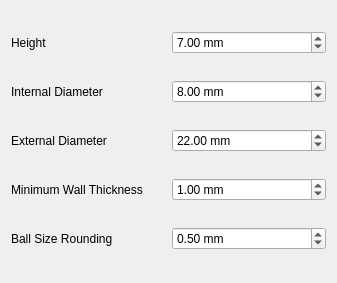
<?xml version="1.0" encoding="UTF-8"?>
<ui version="4.0">
 <class>Widget</class>
 <widget class="QWidget" name="Widget">
  <property name="geometry">
   <rect>
    <x>0</x>
    <y>0</y>
    <width>337</width>
    <height>283</height>
   </rect>
  </property>
  <property name="windowTitle">
   <string>Ball Bearing Creator</string>
  </property>
  <layout class="QGridLayout" name="gridLayout">
   <item row="0" column="0">
    <widget class="QLabel" name="label">
     <property name="text">
      <string>Height</string>
     </property>
    </widget>
   </item>
   <item row="0" column="1">
    <widget class="QDoubleSpinBox" name="B_Height">
     <property name="specialValueText">
      <string/>
     </property>
     <property name="suffix">
      <string> mm</string>
     </property>
     <property name="decimals">
      <number>2</number>
     </property>
     <property name="minimum">
      <double>0.010000000000000</double>
     </property>
     <property name="maximum">
      <double>9999.000000000000000</double>
     </property>
     <property name="singleStep">
      <double>0.010000000000000</double>
     </property>
     <property name="value">
      <double>7.000000000000000</double>
     </property>
    </widget>
   </item>
   <item row="1" column="0">
    <widget class="QLabel" name="label_2">
     <property name="text">
      <string>Internal Diameter</string>
     </property>
    </widget>
   </item>
   <item row="1" column="1">
    <widget class="QDoubleSpinBox" name="Int_Diam">
     <property name="suffix">
      <string> mm</string>
     </property>
     <property name="decimals">
      <number>2</number>
     </property>
     <property name="minimum">
      <double>0.010000000000000</double>
     </property>
     <property name="maximum">
      <double>9999.000000000000000</double>
     </property>
     <property name="singleStep">
      <double>0.010000000000000</double>
     </property>
     <property name="value">
      <double>8.000000000000000</double>
     </property>
    </widget>
   </item>
   <item row="2" column="0">
    <widget class="QLabel" name="label_3">
     <property name="text">
      <string>External Diameter</string>
     </property>
    </widget>
   </item>
   <item row="2" column="1">
    <widget class="QDoubleSpinBox" name="Ext_Diam">
     <property name="suffix">
      <string> mm</string>
     </property>
     <property name="decimals">
      <number>2</number>
     </property>
     <property name="minimum">
      <double>0.010000000000000</double>
     </property>
     <property name="maximum">
      <double>9999.000000000000000</double>
     </property>
     <property name="singleStep">
      <double>0.010000000000000</double>
     </property>
     <property name="value">
      <double>22.000000000000000</double>
     </property>
    </widget>
   </item>
   <item row="3" column="0">
    <widget class="QLabel" name="label_4">
     <property name="text">
      <string>Minimum Wall Thickness</string>
     </property>
    </widget>
   </item>
   <item row="3" column="1">
    <widget class="QDoubleSpinBox" name="Min_Wall_Thick">
     <property name="suffix">
      <string> mm</string>
     </property>
     <property name="minimum">
      <double>0.010000000000000</double>
     </property>
     <property name="maximum">
      <double>9999.000000000000000</double>
     </property>
     <property name="singleStep">
      <double>0.010000000000000</double>
     </property>
     <property name="value">
      <double>1.000000000000000</double>
     </property>
    </widget>
   </item>
   <item row="4" column="0">
    <widget class="QLabel" name="label_5">
     <property name="text">
      <string>Ball Size Rounding</string>
     </property>
    </widget>
   </item>
   <item row="4" column="1">
    <widget class="QDoubleSpinBox" name="Ball_Rounding">
     <property name="suffix">
      <string> mm</string>
     </property>
     <property name="minimum">
      <double>0.010000000000000</double>
     </property>
     <property name="maximum">
      <double>1.000000000000000</double>
     </property>
     <property name="singleStep">
      <double>0.010000000000000</double>
     </property>
     <property name="value">
      <double>0.500000000000000</double>
     </property>
    </widget>
   </item>
  </layout>
 </widget>
 <resources/>
 <connections/>
</ui>
